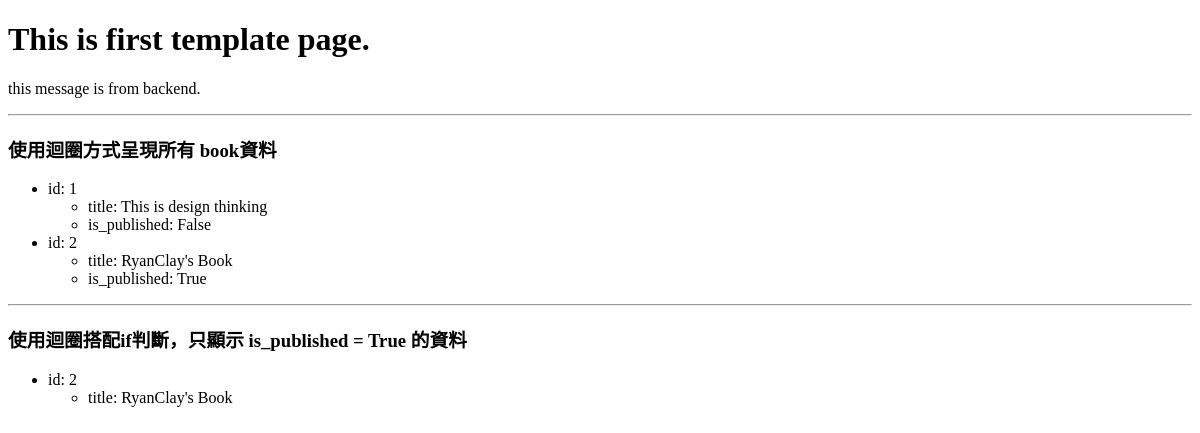
Page /demo/template1 on the earlier database version.
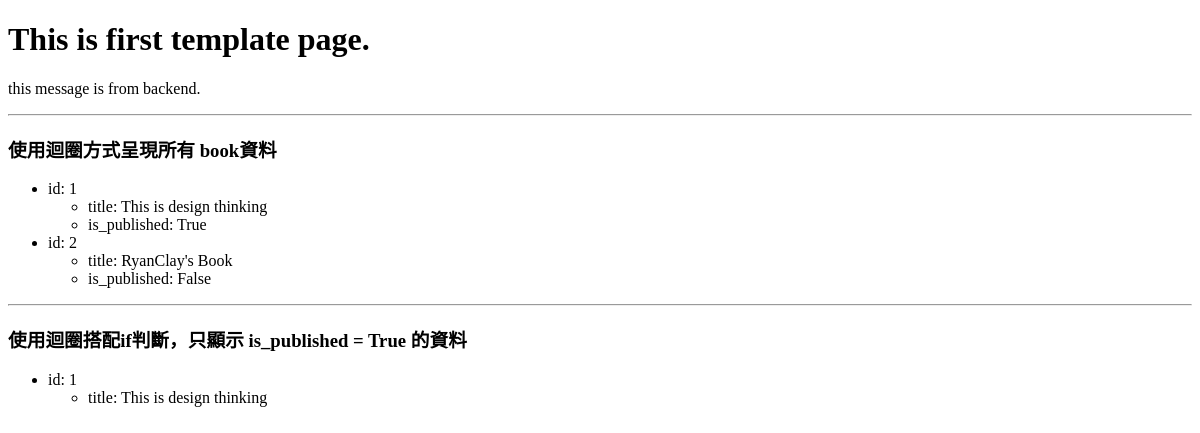
Same page on the later database version.
### demo/models.py (models this page shows, shortened)
class Book(models.Model):
    title = models.CharField(max_length = 36, blank = False, unique = True)
    description = models.TextField(max_length = 256, blank = True)
    price = models.DecimalField(max_digits = 3, decimal_places = 2, default = 0)
    published = models.DateField(blank = True, null = True, default = None)
    is_published = models.BooleanField(default = False)
    cover = models.ImageField(upload_to = "covers/", blank = True)

### demo/views.py (the view)
# urls.py: path('template1', views.template1)
def template1(request):
    books = Book.objects.all()
    return render(request, 'template1.html', {
        'message': "this message is from backend.",
        'books': books
    })

### templates/template1.html (shortened to what this page needs)
<!DOCTYPE html>
<html lang="en">
<head>
</head>
<body>
    <h1>This is first template page.</h1>
    <p>{{ message }}</p>
    <hr>
    <h3>使用迴圈方式呈現所有 book資料</h3>
    <ul>
        {% for book in books %}
            <li>
                <span>id: {{ book.id }}</span>
                <ul>
                    <li><span>title: {{ book.title }}</span></li>
                    <li><span>is_published: {{ book.is_published }}</span></li>
                </ul>
            </li>
        {% endfor %}
    </ul>
    <hr>
    <h3>使用迴圈搭配if判斷，只顯示 is_published = True 的資料</h3>
    <ul>
        {% for book in books %}
            {% if book.is_published %}
                <li>
                    <span>id: {{ book.id }}</span>
                    <ul>
                        <li>
                            <span>title: {{ book.title }}</span>
                        </li>
                    </ul>
                </li>
            {% endif %}
        {% endfor %}
    </ul>
</body>
</html>

Differences in the rows shown:
no longer on one of the page's lists (row edited): Book: id "2", title "RyanClay's Book"
now on one of the page's lists (row edited): Book: id "1", title "This is design thinking"
changed Book "This is design thinking": is_published "False" → "True"
changed Book "RyanClay's Book": is_published "True" → "False"
